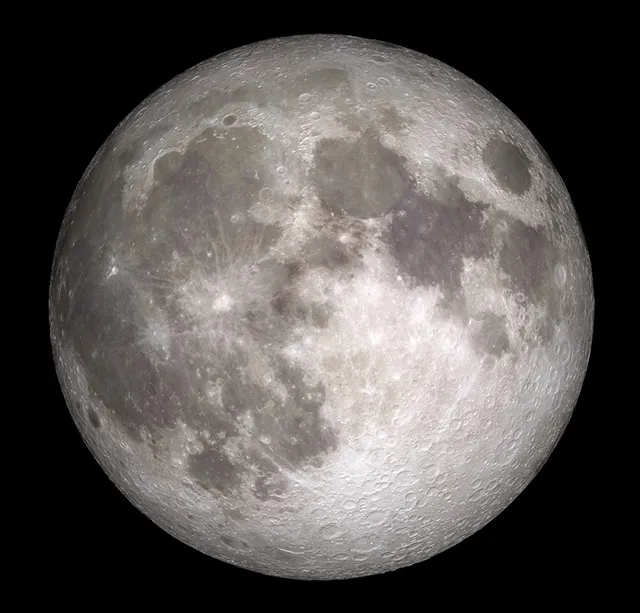
#> input picture assets/nasa-full-moon.webp, 640 x 613 px
$ python make_moon.py
#> lines starting #> are read from the running program, lines starting #| are printed output that depends on the picture; after the words box and inside, x2 and y2 are one past the last pixel; in counts of white or black regions, pixels touching at a corner belong together
#!/usr/bin/env python3
"""Makes static/img/moon.webp from NASA's full-moon image.

Source: assets/nasa-full-moon.webp — the full Moon from NASA's "Moon Phases"
page (https://science.nasa.gov/moon/moon-phases/), image credit NASA.
This cuts the disc out on a transparent background and sizes it for the
dashboard, which then shades it to the day's phase.

    python3 tools/make_moon.py          (needs numpy and Pillow)
"""

from pathlib import Path

import numpy as np
from PIL import Image

ROOT = Path(__file__).resolve().parent.parent
SRC = ROOT / "assets" / "nasa-full-moon.webp"
OUT = ROOT / "static" / "img" / "moon.webp"
SIZE = 360  # shown at up to ~120 px; sharp on Retina screens

im = Image.open(SRC).convert("RGB")
#> im is the input picture: PIL image 640x613 RGB; mean R, G, B 89.3, 85.3, 83.2
rgb = np.asarray(im).astype(np.float64)
lit = rgb.mean(axis=2) > 40
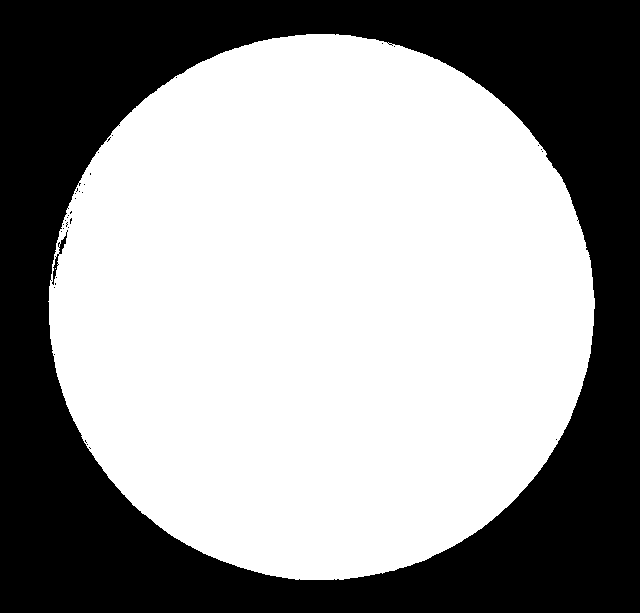
#> lit: shape (613, 640) bool; 59.5% white; 36 black regions (34 under 20 px), largest, box (x1, y1, x2, y2) and area: (0, 0, 640, 613) 158597, (52, 230, 68, 285) 150
ys, xs = np.nonzero(lit)
cx = (xs.min() + xs.max()) / 2
#> cx = 321
cy = (ys.min() + ys.max()) / 2
#> cy = 306.5
r = ((xs.max() - xs.min()) + (ys.max() - ys.min())) / 4
#> r = 272.8

# square crop around the disc, then an anti-aliased circular alpha mask
pad = 1
box = (int(round(cx - r - pad)), int(round(cy - r - pad)), int(round(cx + r + pad)), int(round(cy + r + pad)))
#> box = (47, 33, 595, 580)
crop = im.crop(box).resize((SIZE * 2, SIZE * 2), Image.LANCZOS)
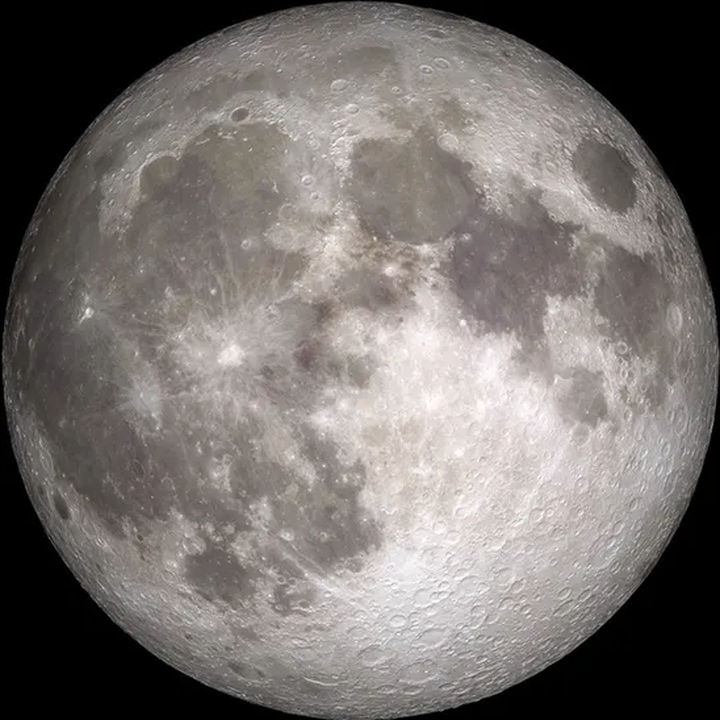
#> crop: PIL image 720x720 RGB; mean R, G, B 116.9, 111.6, 108.9
n = SIZE * 2
yy, xx = np.mgrid[0:n, 0:n]
rr = n / 2 - 1.5
dist = np.sqrt((xx - n / 2 + 0.5) ** 2 + (yy - n / 2 + 0.5) ** 2)
alpha = np.clip(rr - dist + 0.5, 0, 1) * 255
rgba = np.dstack([np.asarray(crop), alpha]).astype(np.uint8)
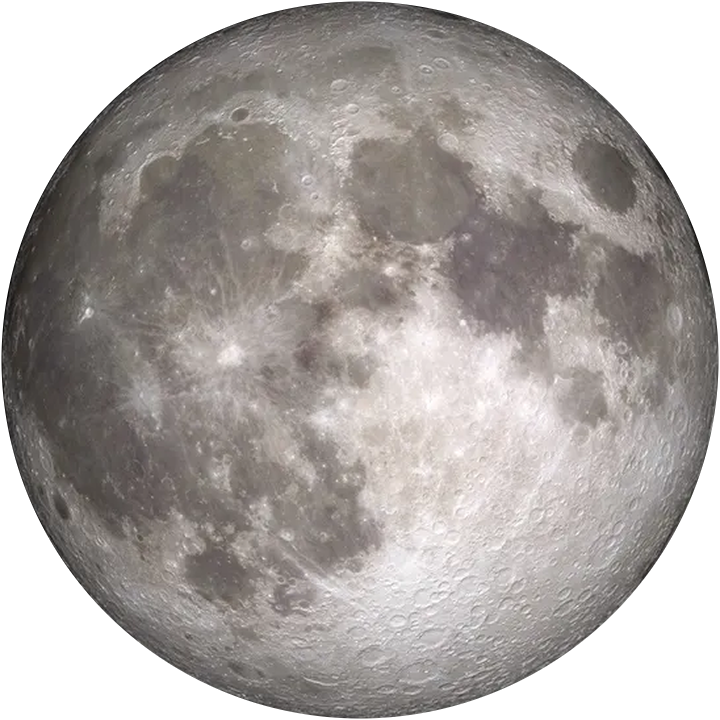
#> rgba: shape (720, 720, 4); mean R, G, B, A 116.9, 111.6, 108.9, 198.6; transparent parts drawn white
out = Image.fromarray(rgba, "RGBA").resize((SIZE, SIZE), Image.LANCZOS)
OUT.parent.mkdir(parents=True, exist_ok=True)
out.save(OUT, "WEBP", quality=88, method=6)
#> (the run stopped early here; a loop or call above may not have finished)
